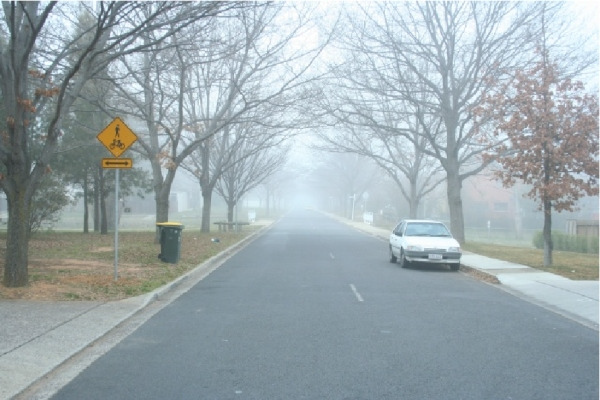
%> input picture Fog Image Gallery/11_input.png, 600 x 400 px
$ octave --eval "result = CLAHE(imread('../Fog Image Gallery/11_input.png'));"   (GNU Octave 9; MATLAB toolbox functions it lacks are replaced by stand-ins)
%> lines starting %> are read from the running program, lines starting %| are printed output that depends on the picture
function output = CLAHE(rgbimg)
hsvimg = rgb2hsv (rgbimg);
%> hsvimg: size 400x600x3 double; mean H, S, V 0.509, 0.128, 0.696
img_org_v=uint8(hsvimg(:,:,3)*2^8);
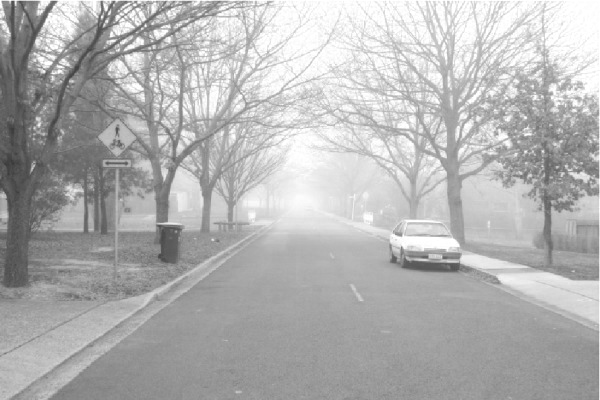
%> img_org_v: size 400x600 uint8; min 57, max 255, mean 178.4
% V通道去雾
img_ahe_v = adapthisteq(img_org_v,'NumTiles',[8 8],'ClipLimit',0.01,'NBins',256);
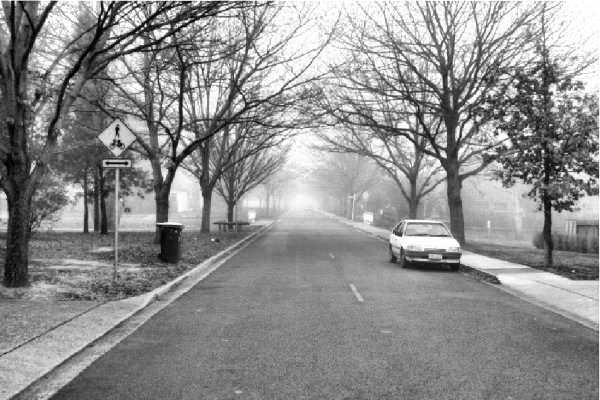
%> img_ahe_v: size 400x600 uint8; min 0, max 255, mean 142.7
hsvimg1=cat(3, hsvimg(:,:,1),hsvimg(:,:,2) , double(img_ahe_v)/2^8);
%> hsvimg1: size 400x600x3 double; mean H, S, V 0.509, 0.128, 0.557
rgbimg_HE=hsv2rgb(hsvimg1);
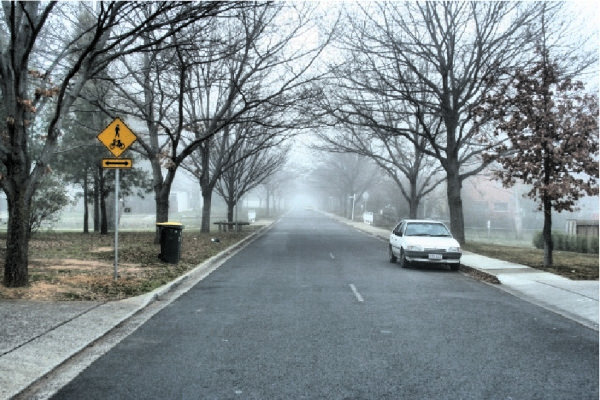
%> rgbimg_HE: size 400x600x3 double; mean R, G, B 0.496, 0.535, 0.549
output=round(uint8(rgbimg_HE*256));

$ run again, on Fog Image Gallery/12_input.png
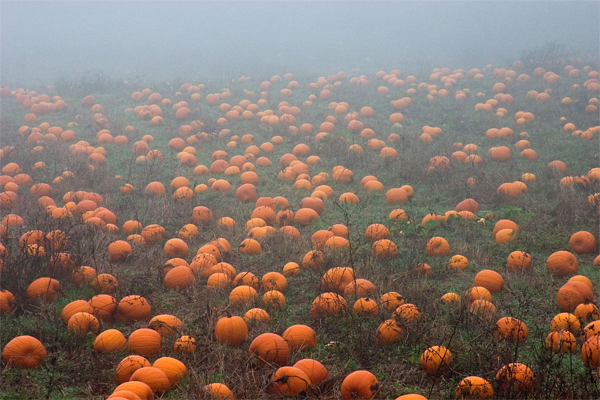
%> input picture Fog Image Gallery/12_input.png, 600 x 400 px
%> hsvimg: size 400x600x3 double; mean H, S, V 0.23, 0.281, 0.547
%> in CLAHE, `img_ahe_v = adapthisteq(img_org_v,'NumTiles',[8 8],'ClipLimit',0.01,'N..`:
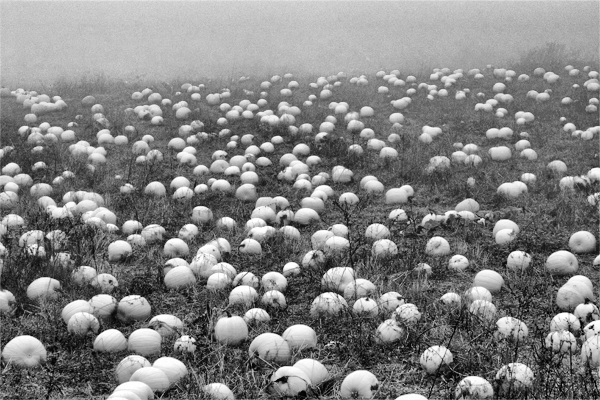
%> img_ahe_v: size 400x600 uint8; min 0, max 255, mean 130.6
%> hsvimg1: size 400x600x3 double; mean H, S, V 0.23, 0.281, 0.51
%> in CLAHE, `rgbimg_HE=hsv2rgb(hsvimg1);`:
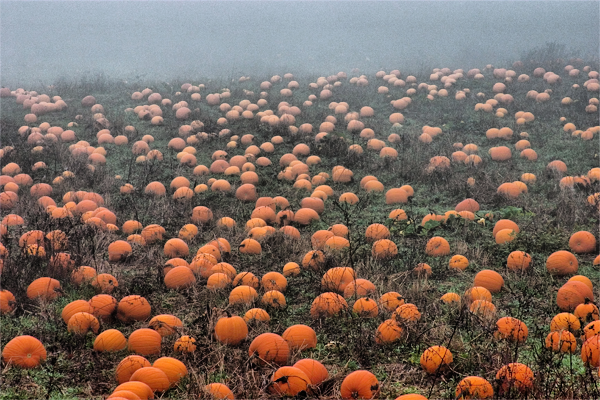
%> rgbimg_HE: size 400x600x3 double; mean R, G, B 0.486, 0.415, 0.377

$ run again, on Fog Image Gallery/13_input.png
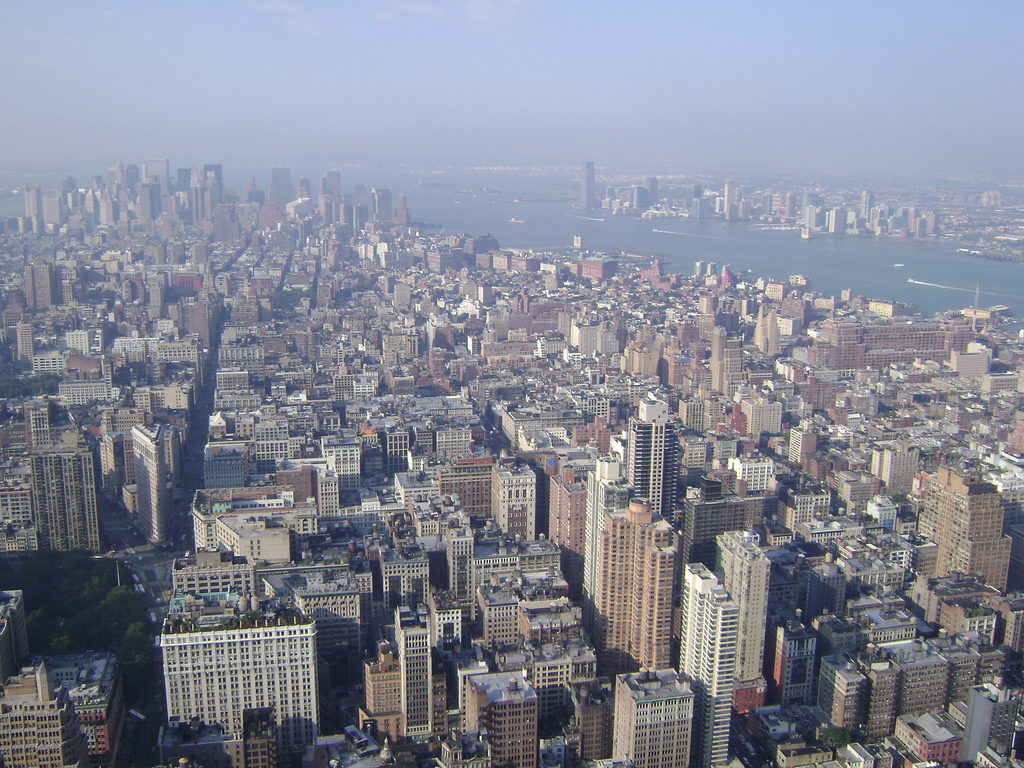
%> input picture Fog Image Gallery/13_input.png, 1024 x 768 px
%> hsvimg: size 768x1024x3 double; mean H, S, V 0.544, 0.184, 0.603
%> in CLAHE, `img_ahe_v = adapthisteq(img_org_v,'NumTiles',[8 8],'ClipLimit',0.01,'N..`:
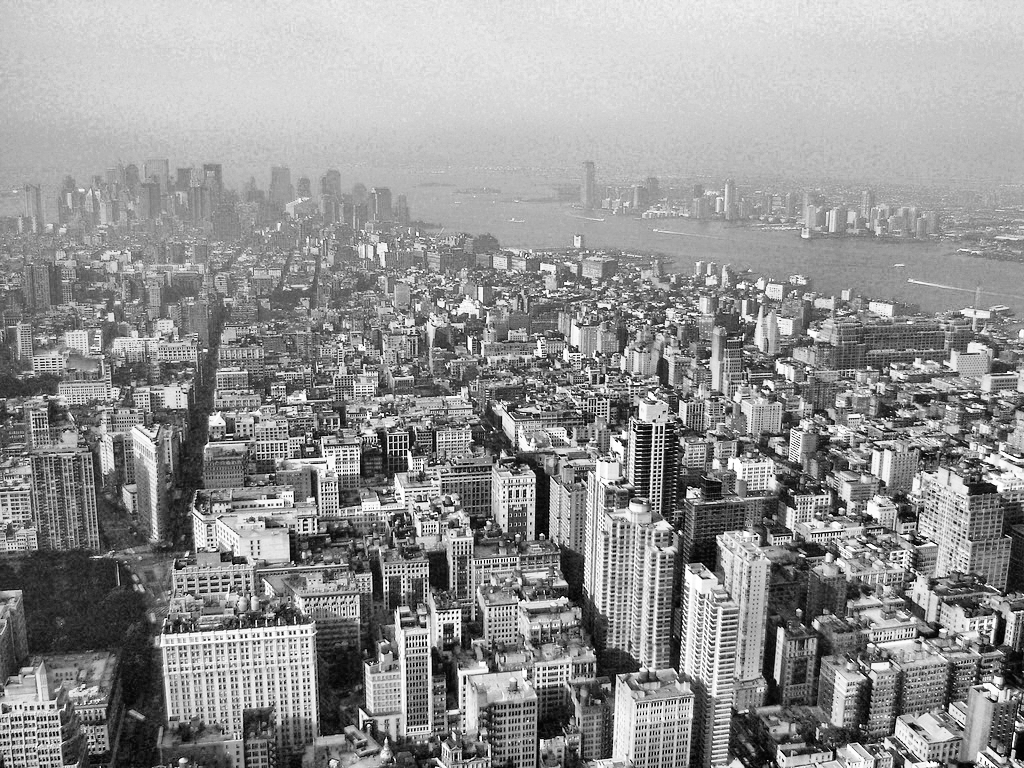
%> img_ahe_v: size 768x1024 uint8; min 0, max 255, mean 147.4
%> hsvimg1: size 768x1024x3 double; mean H, S, V 0.544, 0.184, 0.576
%> in CLAHE, `rgbimg_HE=hsv2rgb(hsvimg1);`:
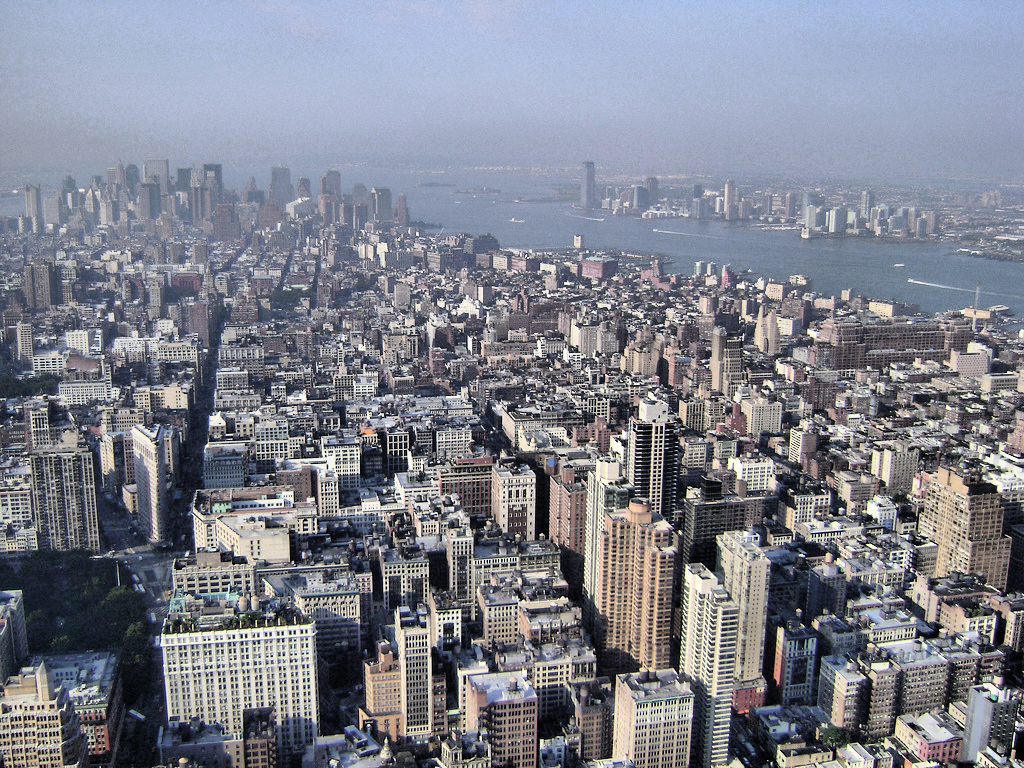
%> rgbimg_HE: size 768x1024x3 double; mean R, G, B 0.501, 0.513, 0.557

$ run again, on Fog Image Gallery/14_input.png
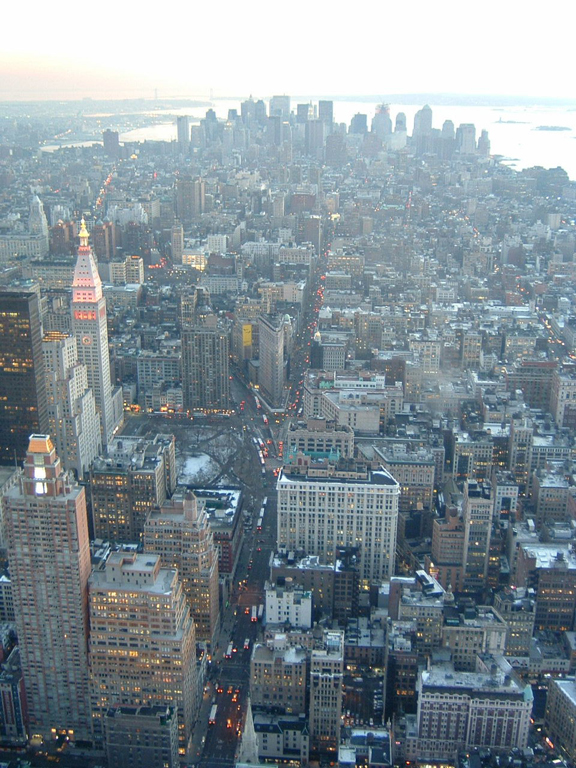
%> input picture Fog Image Gallery/14_input.png, 576 x 768 px
%> hsvimg: size 768x576x3 double; mean H, S, V 0.464, 0.199, 0.599
%> in CLAHE, `img_ahe_v = adapthisteq(img_org_v,'NumTiles',[8 8],'ClipLimit',0.01,'N..`:
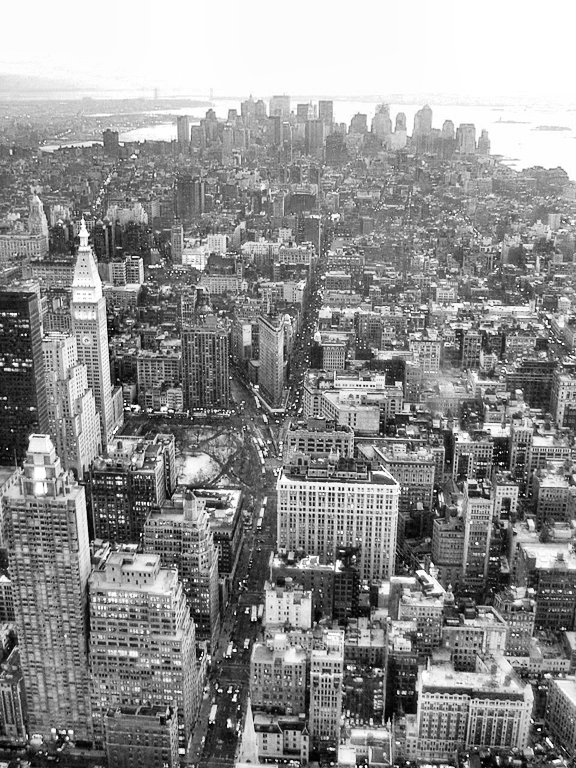
%> img_ahe_v: size 768x576 uint8; min 0, max 255, mean 143.8
%> hsvimg1: size 768x576x3 double; mean H, S, V 0.464, 0.199, 0.562
%> in CLAHE, `rgbimg_HE=hsv2rgb(hsvimg1);`:
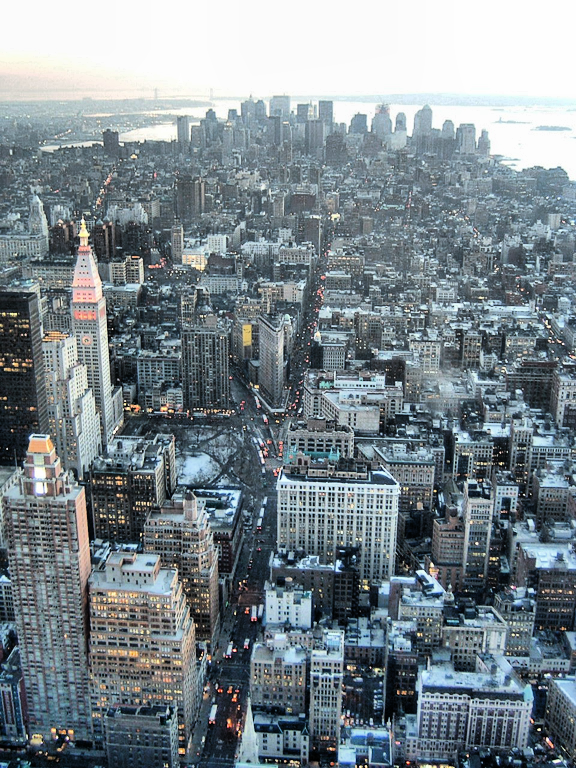
%> rgbimg_HE: size 768x576x3 double; mean R, G, B 0.483, 0.529, 0.554
